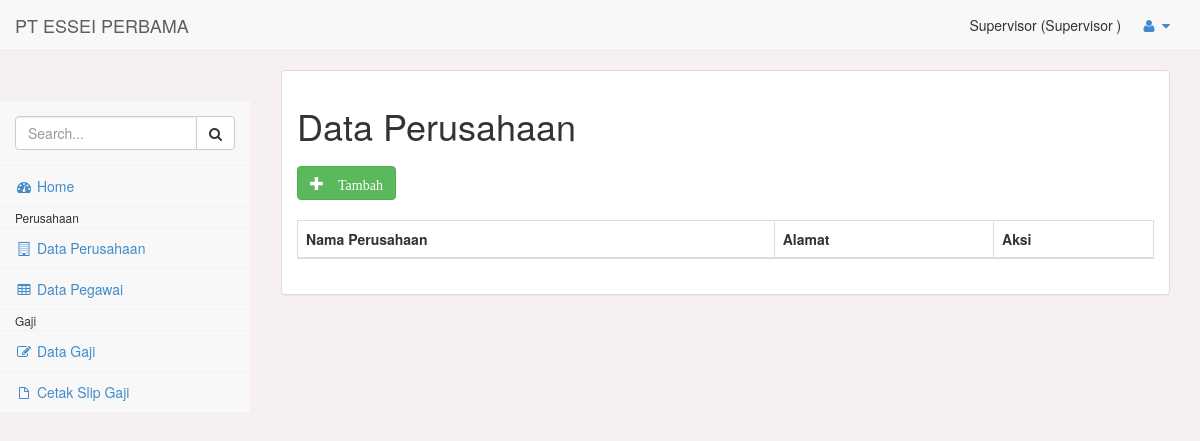
Page /pages/index.php?p=perusahaan (signed in) on the earlier database version.
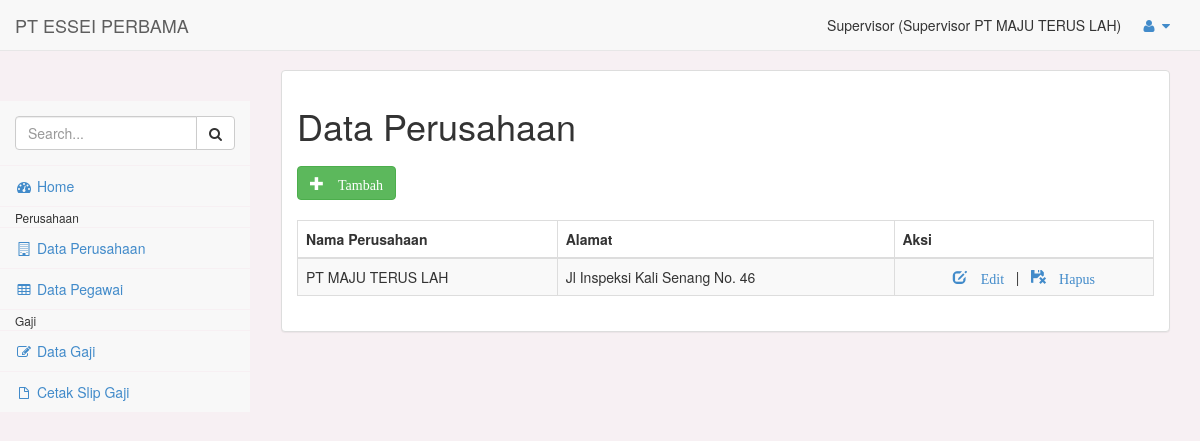
Same page on the later database version.
### tables this page shows
CREATE TABLE `perusahaan` (
  `id_perusahaan` int(11) NOT NULL,
  `nama` varchar(200) NOT NULL,
  `alamat` text NOT NULL
);

### pages/perusahaan/perusahaan.php (the view, shortened to what this page needs)
<?php
if($_SESSION['level']!="spv" && $_SESSION['level']!="super"){
  echo "<script>location='index.php'</script>";
}else{
  include_once '_part/koneksi.php';
  $page = isset($_GET['page']) ? $_GET['page'] : 'list';
  switch ($page) {
  case 'list':
  ?>
  <h1>Data Perusahaan</h1>
  <div class="row" style="margin: 20px auto;">
    <a href="index.php?p=perusahaan&page=entri" class="btn btn-success"><span class="glyphicon glyphicon-plus"> Tambah</span></a>
  </div>
  <table id="example" class="table table-striped table-bordered">
    <thead>
      <tr>
        <th>Nama Perusahaan</th>
        <th>Alamat</th>
        <th>Aksi</th>
      </tr>
    </thead>
    <tbody>
  	<?php
      $where = $_SESSION['level']=="spv"? "WHERE id_perusahaan='".$_SESSION['id_perusahaan']."'": "";
  		$sql = "SELECT * FROM perusahaan $where";
      $row = $koneksi->prepare($sql);
      $row->execute();
      $hasil = $row->fetchAll(PDO::FETCH_OBJ);
  		foreach($hasil as $isi){
  	?>
      <tr>
        <td><?= $isi->nama;?></td>
        <td><?= $isi->alamat;?></td>
        <td align="center">
          <a href="index.php?p=perusahaan&page=edit&id=<?= $isi->id_perusahaan ?>"><i class="glyphicon glyphicon-edit"> Edit</i></a>
          &nbsp;&nbsp;|&nbsp;&nbsp;
          <a href="perusahaan/aksi_perusahaan.php?id=<?= $isi->id_perusahaan ?>" onclick="return confirm('Yakin Hapus ?')"><i class="glyphicon glyphicon-floppy-remove"> Hapus</i></a>
        </td>
      </tr>
  	<?php } ?>
    </tbody>
  </table>
  <?php
  break;
  ?>
  <?php
  }
  ?>
<?php } ?>

### pages/_part/header.php (shortened to what this page needs)
<?php
    $level = $_SESSION['level'];
    if($level=="keu"){$level="Keuangan";}else if($level=="spv"){$level="Supervisor";}else if($level=="super"){$level="Administrator";}
?>
<!DOCTYPE html>
<html>
<head>
    <link href="../assets/css/bootstrap.min.css" rel="stylesheet">
    <link href="../assets/css/plugins/dataTables/dataTables.bootstrap.css" rel="stylesheet">
    <link href="../assets/font-awesome/css/font-awesome.css" rel="stylesheet">
    <link href="../assets/css/plugins/morris/morris-0.4.3.min.css" rel="stylesheet">
    <link href="../assets/css/plugins/timeline/timeline.css" rel="stylesheet">
    <link href="../assets/css/sb-admin.css" rel="stylesheet">
</head>
<body>
    <div id="wrapper">
        <nav class="navbar navbar-default navbar-fixed-top" role="navigation" style="margin-bottom: 0">
            <div class="navbar-header">
                <a class="navbar-brand" href="index.php">PT ESSEI PERBAMA</a>
            </div>
            <ul class="nav navbar-top-links navbar-right">
                <span><?= $_SESSION['nama'] ?> (<?= $level ?> <?= $level=="Supervisor"? $_SESSION['nama_perusahaan']: ""; ?>)</span>
                <li class="dropdown">
                    <a class="dropdown-toggle" data-toggle="dropdown" href="#">
                        <i class="fa fa-user fa-fw"></i>  <i class="fa fa-caret-down"></i>
                    </a>
                </li>
            </ul>
        </nav>

Differences in the rows shown:
now on this page (row edited): perusahaan: nama "PT MAJU TERUS LAH", alamat "Jl Inspeksi Kali Senang No. 46"
Other differences:
$_SESSION['nama_perusahaan']: (not shown) → "PT MAJU TERUS LAH"
